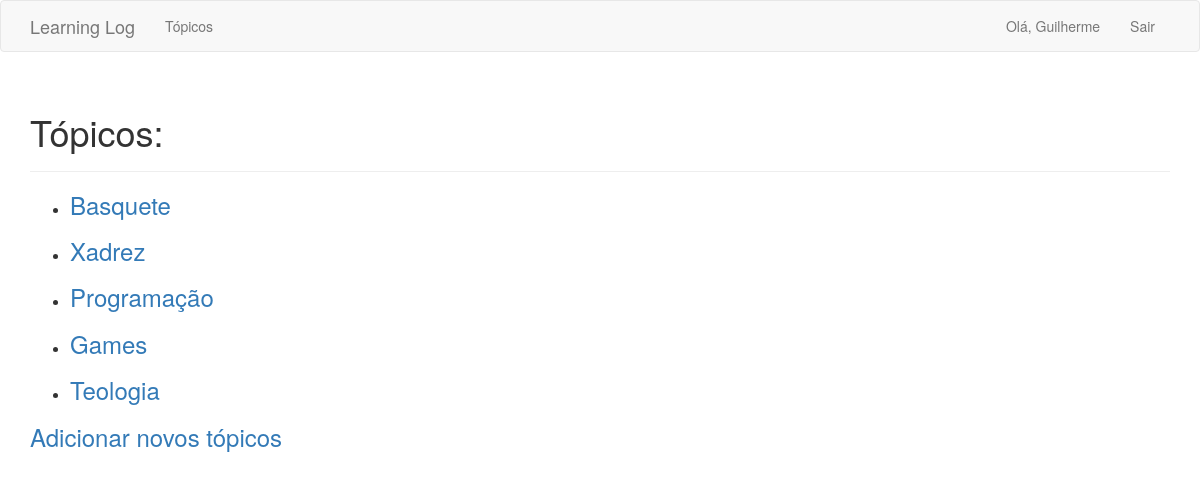
Page /topics (signed in) on the committed database.
### learning_logs/models.py (models this page shows)
class Topic(models.Model):
    text = models.CharField(max_length=200)
    date_added = models.DateTimeField(auto_now_add=True)
    owner = models.ForeignKey(User, on_delete=models.CASCADE)
    def __str__(self):
        return self.text

### learning_logs/views.py (the view)
# urls.py: path('topics', views.topics, name='topics'),
@login_required
def topics(request):
    topics = Topic.objects.filter(owner=request.user).order_by('date_added')
    context = {'topics': topics}
    return render(request, 'learning_logs/topics.html', context)

### learning_logs/templates/learning_logs/topics.html
{% extends "learning_logs/base.html" %}
{% block header %}
    <h1>Tópicos: </h1>
{% endblock header %}
{% block content %}
    <ul>
        {% for topic in topics %}
            <li>
                <h3>
                    <a href="{% url 'topic' topic.id %}">{{ topic }}</a>
                </h3>
            </li>
        {% empty %}
            <li>Não há tópicos adicionados.</li>
        {% endfor %}
    </ul>
    <h3>
        <a href="{% url 'new_topic' %}">Adicionar novos tópicos</a>
    </h3>
{% endblock content %}

### learning_logs/templates/learning_logs/base.html (shortened to what this page needs)
{% load bootstrap3 %}
<!DOCTYPE html>
<html lang="pt-BR">
    <head>
        {% bootstrap_css %}
    </head>
    <body>
        <nav class="navbar navbar-default navbar-static_top">
            <div class="container">
                <div class="navbar-header">
                    <a class="navbar-brand" href="{% url 'index' %}">Learning Log</a>
                </div>
                <div id="navbar" class="collapse navbar-collapse">
                    <ul class="nav navbar-nav">
                        <li><a href="{% url 'topics' %}">Tópicos</a></li>
                    </ul>
                    <ul class="nav navbar-nav navbar-right" >
                        {% if user.is_authenticated %}
                            <li><a>Olá, {{ user.username }}</a></li>
                            <li><a href="{% url 'logout' %}">Sair</a></li>
                        {% else %}
                            <li><a href="{% url 'register' %}">Registrar</a></li>
                            <li><a href="{% url 'login' %}">Entrar</a></li>
                        {% endif %}
                    </ul>
                </div>
            </div>
        </nav>
        <div class="container">
            <div class="page-header">
                {% block header %}{% endblock header %}
            </div>
            <div>
                {% block content %}{% endblock content %}
            </div>
        </div>
    </body>
</html>

### rows in the picture
Topic: text "Basquete"
Topic: text "Xadrez"
Topic: text "Programação"
Topic: text "Games"
Topic: text "Teologia"

### other values in the picture
{{ user.username }} "Guilherme"
